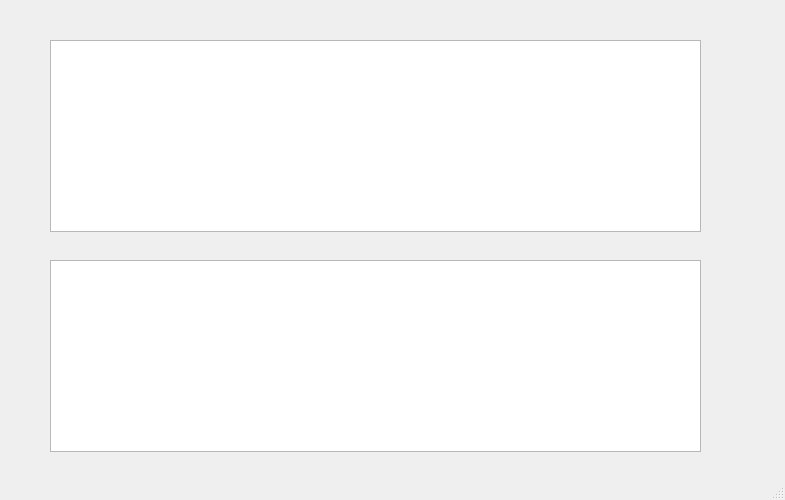
<?xml version="1.0" encoding="UTF-8"?>
<ui version="4.0">
 <class>MainWindow</class>
 <widget class="QMainWindow" name="MainWindow">
  <property name="geometry">
   <rect>
    <x>0</x>
    <y>0</y>
    <width>785</width>
    <height>500</height>
   </rect>
  </property>
  <property name="windowTitle">
   <string>table</string>
  </property>
  <widget class="QWidget" name="centralwidget">
   <widget class="QTableView" name="tableView">
    <property name="geometry">
     <rect>
      <x>50</x>
      <y>40</y>
      <width>651</width>
      <height>192</height>
     </rect>
    </property>
   </widget>
   <widget class="QTableWidget" name="tableWidget">
    <property name="geometry">
     <rect>
      <x>50</x>
      <y>260</y>
      <width>651</width>
      <height>192</height>
     </rect>
    </property>
   </widget>
  </widget>
  <widget class="QStatusBar" name="statusbar"/>
 </widget>
 <resources/>
 <connections/>
</ui>
